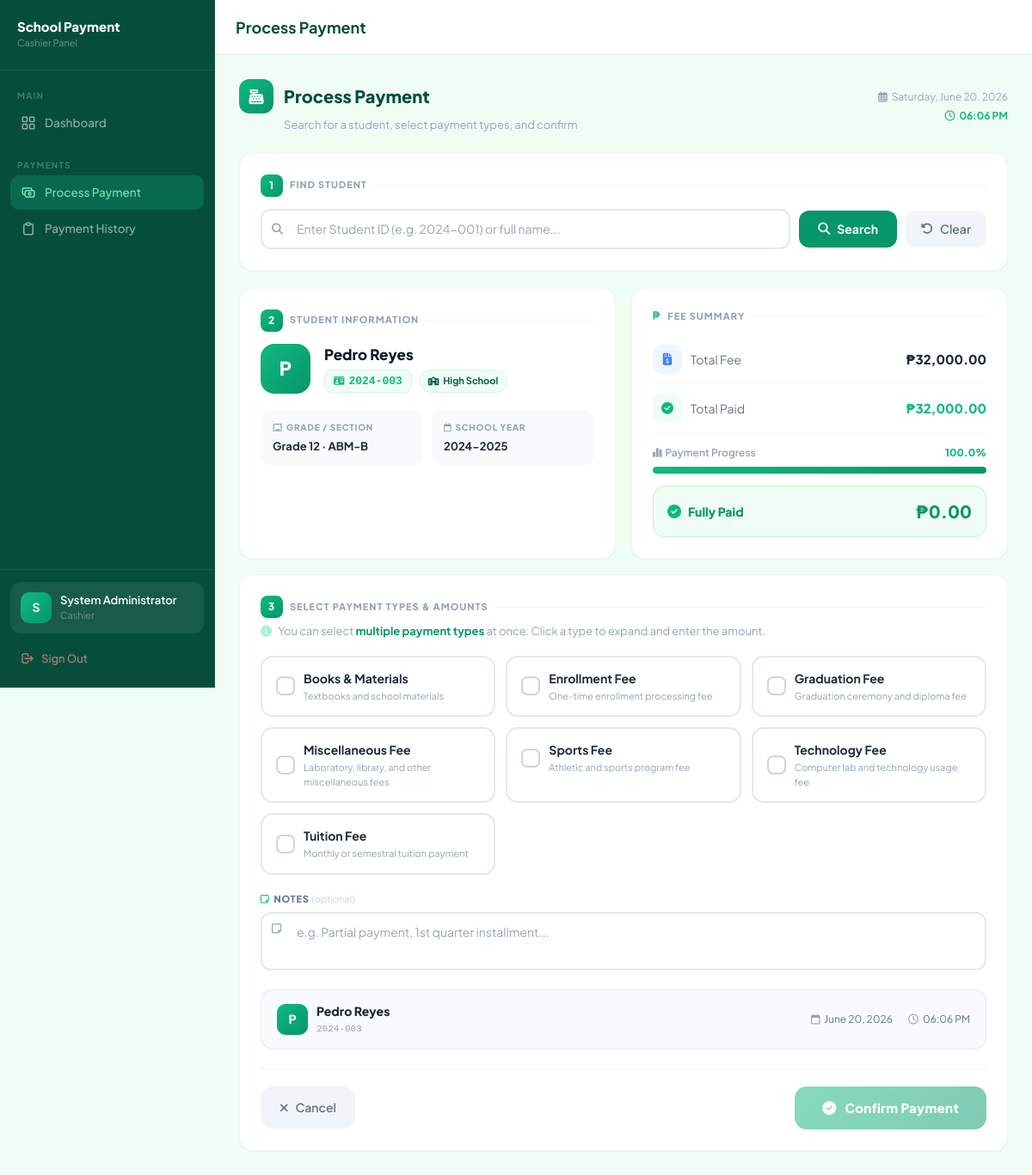
Page /cashier/process_payment.php?sid=3 (signed in) on the committed database.
### tables this page shows
CREATE TABLE IF NOT EXISTS students (
    id INT AUTO_INCREMENT PRIMARY KEY,
    student_id VARCHAR(20) NOT NULL UNIQUE,
    full_name VARCHAR(150) NOT NULL,
    grade_level VARCHAR(20),
    section VARCHAR(50),
    school_year VARCHAR(20),
    major VARCHAR(100) DEFAULT NULL,
    total_fee DECIMAL(10,2) DEFAULT 0.00,
    total_paid DECIMAL(10,2) DEFAULT 0.00,
    balance DECIMAL(10,2) GENERATED ALWAYS AS (total_fee - total_paid) STORED,
    status ENUM('active', 'inactive') DEFAULT 'active',
    created_at DATETIME DEFAULT CURRENT_TIMESTAMP,
    updated_at DATETIME DEFAULT CURRENT_TIMESTAMP ON UPDATE CURRENT_TIMESTAMP
);

CREATE TABLE IF NOT EXISTS payment_types (
    id INT AUTO_INCREMENT PRIMARY KEY,
    type_name VARCHAR(100) NOT NULL,
    description TEXT,
    status ENUM('active', 'inactive') DEFAULT 'active',
    created_at DATETIME DEFAULT CURRENT_TIMESTAMP
);

### cashier/process_payment.php (the view, shortened to what this page needs)
<?php
require_once '../includes/db.php';
$student = null;
if (isset($_GET['sid'])) {
    $sid     = intval($_GET['sid']);
    $student = $conn->query("SELECT * FROM students WHERE id=$sid AND status='active'")->fetch_assoc();
}
$payment_types_res = $conn->query("SELECT * FROM payment_types WHERE status='active' ORDER BY type_name");
$payment_types = [];
while ($pt = $payment_types_res->fetch_assoc()) $payment_types[] = $pt;
include 'layout_header.php';
?>
<?php include 'processstyle.php'; ?>
<div class="fade-up page-header" style="display:flex; align-items:center; justify-content:space-between; margin-bottom:22px;">
    <div>
        <div style="display:flex; align-items:center; gap:12px; margin-bottom:4px;">
            <div style="width:40px; height:40px; background:linear-gradient(135deg,#10b981,#059669); border-radius:12px; display:flex; align-items:center; justify-content:center;">
                <i class="fa-solid fa-cash-register" style="color:white; font-size:17px;"></i>
            </div>
            <h2 style="font-size:20px; font-weight:800; color:#064e3b; margin:0;">Process Payment</h2>
        </div>
        <p style="color:#94a3b8; font-size:13px; margin:0 0 0 52px;">Search for a student, select payment types, and confirm</p>
    </div>
    <div style="text-align:right;">
        <p style="font-size:12px; color:#94a3b8; margin:0;"><i class="fa-regular fa-calendar-days" style="margin-right:5px;"></i><?= date('l, F j, Y') ?></p>
        <p style="font-size:12px; color:#10b981; font-weight:700; margin:4px 0 0;"><i class="fa-regular fa-clock" style="margin-right:5px;"></i><?= date('h:i A') ?></p>
    </div>
</div>
<div class="bg-white rounded-2xl border border-slate-100 shadow-sm p-6 mb-5 fade-up">
    <div class="section-label">
        <div class="step-badge">1</div> Find Student
    </div>
    <form method="GET">
        <div class="search-row" style="display:flex; gap:10px; align-items:center;">
            <div class="field-group" style="flex:1;">
                <input type="text" name="q"
                    value="<?= htmlspecialchars($_GET['q'] ?? '') ?>"
                    placeholder="Enter Student ID (e.g. 2024-001) or full name..."
                    autofocus class="field-input">
            </div>
            <button type="submit" style="display:flex;align-items:center;gap:8px;background:#059669;color:white;border:none;padding:11px 22px;border-radius:12px;font-size:14px;font-weight:700;cursor:pointer;transition:all 0.2s;font-family:inherit;">
                <i class="fa-solid fa-magnifying-glass"></i> Search
            </button>
            <?php if ($student || isset($_GET['search_student'])): ?>
            <a href="process_payment.php" style="display:flex;align-items:center;gap:8px;background:#f1f5f9;color:#64748b;padding:11px 18px;border-radius:12px;font-size:14px;font-weight:600;text-decoration:none;transition:all 0.2s;">
                <i class="fa-solid fa-rotate-left"></i> Clear
            </a>
            <?php endif; ?>
        </div>
    </form>
</div>
<?php if ($student):
    $pct = $student['total_fee'] > 0 ? min(100, ($student['total_paid'] / $student['total_fee'] * 100)) : 0;
    $college_levels = ['1st Year','2nd Year','3rd Year','4th Year','5th Year'];
    $is_college = in_array($student['grade_level'], $college_levels);
?>
<div class="student-grid" style="display:grid; grid-template-columns:1fr 1fr; gap:18px; margin-bottom:18px;">
    <div class="bg-white rounded-2xl border border-slate-100 shadow-sm p-6 fade-up2">
        <div class="section-label"><div class="step-badge">2</div> Student Information</div>
        <div style="display:flex; align-items:center; gap:16px; margin-bottom:20px;">
            <div class="avatar-ring" style="width:58px;height:58px;border-radius:16px;display:flex;align-items:center;justify-content:center;flex-shrink:0;
                background:<?= $is_college ? 'linear-gradient(135deg,#f59e0b,#d97706)' : 'linear-gradient(135deg,#10b981,#059669)' ?>;">
                <span style="color:white;font-weight:800;font-size:22px;"><?= strtoupper(substr($student['full_name'],0,1)) ?></span>
            </div>
            <div>
                <h3 style="font-size:17px;font-weight:800;color:#0f172a;margin:0 0 4px;"><?= htmlspecialchars($student['full_name']) ?></h3>
                <div style="display:flex;gap:8px;flex-wrap:wrap;">
                    <span style="font-family:monospace;font-size:13px;font-weight:700;color:#10b981;background:#f0fdf4;padding:3px 10px;border-radius:8px;border:1px solid #d1fae5;">
                        <i class="fa-solid fa-id-card" style="margin-right:5px;font-size:11px;"></i><?= htmlspecialchars($student['student_id']) ?>
                    </span>
                    <span style="display:inline-flex;align-items:center;gap:5px;background:#f0fdf4;border:1px solid #d1fae5;color:#065f46;font-size:11px;font-weight:700;padding:4px 10px;border-radius:20px;">
                        <i class="fa-solid fa-<?= $is_college ? 'graduation-cap' : 'school' ?>" style="font-size:10px;"></i>
                        <?= $is_college ? 'College' : 'High School' ?>
                    </span>
                </div>
            </div>
        </div>
        <div class="student-detail-grid" style="display:grid;grid-template-columns:1fr 1fr;gap:10px;">
            <div style="background:#f8fafc;border-radius:12px;padding:12px 14px;">
                <p style="color:#94a3b8;font-size:10px;font-weight:800;letter-spacing:0.8px;text-transform:uppercase;margin:0 0 5px;">
                    <i class="fa-solid fa-chalkboard" style="margin-right:4px;"></i><?= $is_college ? 'Year / Course' : 'Grade / Section' ?>
                </p>
                <p style="color:#1e293b;font-weight:700;font-size:13px;margin:0;">
                    <?= htmlspecialchars($student['grade_level']) ?><?= $student['section'] ? ' · ' . htmlspecialchars($student['section']) : '' ?>
                </p>
            </div>
            <div style="background:#f8fafc;border-radius:12px;padding:12px 14px;">
                <p style="color:#94a3b8;font-size:10px;font-weight:800;letter-spacing:0.8px;text-transform:uppercase;margin:0 0 5px;">
                    <i class="fa-regular fa-calendar" style="margin-right:4px;"></i>School Year
                </p>
                <p style="color:#1e293b;font-weight:700;font-size:13px;margin:0;"><?= htmlspecialchars($student['school_year']) ?></p>
            </div>
        </div>
    </div>
    <div class="bg-white rounded-2xl border border-slate-100 shadow-sm p-6 fade-up2">
        <div class="section-label"><i class="fa-solid fa-peso-sign" style="color:#10b981;"></i> Fee Summary</div>
        <div class="fee-row">
            <div style="display:flex;align-items:center;gap:10px;">
                <div style="width:34px;height:34px;background:#eff6ff;border-radius:10px;display:flex;align-items:center;justify-content:center;">
                    <i class="fa-solid fa-file-invoice-dollar" style="color:#3b82f6;font-size:14px;"></i>
                </div>
                <span style="color:#64748b;font-size:14px;">Total Fee</span>
            </div>
            <span style="font-weight:800;font-size:15px;color:#1e293b;">₱<?= number_format($student['total_fee'],2) ?></span>
        </div>
        <div class="fee-row">
            <div style="display:flex;align-items:center;gap:10px;">
                <div style="width:34px;height:34px;background:#f0fdf4;border-radius:10px;display:flex;align-items:center;justify-content:center;">
                    <i class="fa-solid fa-circle-check" style="color:#10b981;font-size:14px;"></i>
                </div>
                <span style="color:#64748b;font-size:14px;">Total Paid</span>
            </div>
            <span style="font-weight:800;font-size:15px;color:#10b981;">₱<?= number_format($student['total_paid'],2) ?></span>
        </div>
        <div style="padding:14px 0;">
            <div style="display:flex;justify-content:space-between;margin-bottom:7px;">
                <span style="font-size:12px;color:#94a3b8;font-weight:600;"><i class="fa-solid fa-chart-simple" style="margin-right:4px;"></i>Payment Progress</span>
                <span style="font-size:12px;font-weight:800;color:#10b981;"><?= number_format($pct,1) ?>%</span>
            </div>
            <div class="progress-track"><div class="progress-fill" style="width:<?= $pct ?>%;"></div></div>
        </div>
        <div style="display:flex;align-items:center;justify-content:space-between;padding:14px 16px;border-radius:14px;
            <?= $student['balance'] > 0 ? 'background:#fef2f2;border:1.5px solid #fecaca;' : 'background:#f0fdf4;border:1.5px solid #bbf7d0;' ?>">
            <div style="display:flex;align-items:center;gap:8px;">
                <i class="fa-solid <?= $student['balance'] > 0 ? 'fa-triangle-exclamation' : 'fa-circle-check' ?>"
                   style="font-size:16px;color:<?= $student['balance'] > 0 ? '#ef4444' : '#10b981' ?>;"></i>
                <span style="font-weight:800;font-size:14px;color:<?= $student['balance'] > 0 ? '#dc2626' : '#059669' ?>;">
                    <?= $student['balance'] > 0 ? 'Balance Due' : 'Fully Paid' ?>
                </span>
            </div>
            <span style="font-weight:900;font-size:20px;color:<?= $student['balance'] > 0 ? '#dc2626' : '#059669' ?>;">
                ₱<?= number_format(abs($student['balance']),2) ?>
            </span>
        </div>
    </div>
</div>
<div class="bg-white rounded-2xl border border-slate-100 shadow-sm p-6 fade-up3">
    <div class="section-label"><div class="step-badge">3</div> Select Payment Types & Amounts</div>
    <p style="font-size:13px;color:#94a3b8;margin:-8px 0 18px;">
        <i class="fa-solid fa-circle-info" style="margin-right:5px;color:#a7f3d0;"></i>
        You can select <strong style="color:#059669;">multiple payment types</strong> at once. Click a type to expand and enter the amount.
    </p>
    <form method="POST" id="paymentForm">
        <div class="pt-grid" style="display:grid; grid-template-columns: repeat(auto-fill, minmax(220px, 1fr)); gap:12px; margin-bottom:20px;">
            <?php foreach ($payment_types as $i => $pt): ?>
            <div class="pt-item" id="pt_item_<?= $pt['id'] ?>" onclick="togglePT(<?= $pt['id'] ?>)">
                <div style="display:flex;align-items:center;gap:10px;">
                    <div id="pt_check_<?= $pt['id'] ?>"
                         style="width:22px;height:22px;border-radius:7px;border:2px solid #cbd5e1;background:#fff;display:flex;align-items:center;justify-content:center;flex-shrink:0;transition:all 0.2s;">
                    </div>
                    <div>
                        <p style="font-size:14px;font-weight:700;color:#1e293b;margin:0;"><?= htmlspecialchars($pt['type_name']) ?></p>
                        <?php if (!empty($pt['description'])): ?>
                        <p style="font-size:11px;color:#94a3b8;margin:2px 0 0;"><?= htmlspecialchars($pt['description']) ?></p>
                        <?php endif; ?>
                    </div>
                </div>
            </div>
            <?php endforeach; ?>
        </div>
        <div style="margin-top:16px;">
            <label style="display:block;font-size:11px;font-weight:800;color:#64748b;text-transform:uppercase;letter-spacing:0.8px;margin-bottom:7px;">
                <i class="fa-regular fa-note-sticky" style="margin-right:5px;color:#10b981;"></i>Notes
                <span style="color:#cbd5e1;font-weight:400;text-transform:none;letter-spacing:0;font-size:11px;">(optional)</span>
            </label>
            <div class="field-group">
                <textarea name="notes" rows="2" placeholder="e.g. Partial payment, 1st quarter installment..."
                    class="field-input" style="padding-top:11px;padding-left:40px;resize:none;"></textarea>
            </div>
        </div>
        <div class="summary-strip" style="display:flex;align-items:center;justify-content:space-between;flex-wrap:wrap;gap:12px;margin-top:16px;padding:14px 18px;background:#f8fafc;border:1.5px solid #e2e8f0;border-radius:14px;">
            <div style="display:flex;align-items:center;gap:10px;">
                <div style="width:36px;height:36px;background:linear-gradient(135deg,<?= $is_college ? '#f59e0b,#d97706' : '#10b981,#059669' ?>);border-radius:10px;display:flex;align-items:center;justify-content:center;">
                    <span style="color:white;font-weight:800;font-size:14px;"><?= strtoupper(substr($student['full_name'],0,1)) ?></span>
                </div>
                <div>
                    <p style="font-size:14px;font-weight:800;color:#1e293b;margin:0;"><?= htmlspecialchars($student['full_name']) ?></p>
                    <p style="font-size:11px;color:#94a3b8;margin:2px 0 0;font-family:monospace;"><?= htmlspecialchars($student['student_id']) ?></p>
                </div>
            </div>
            <div style="display:flex;gap:18px;font-size:12px;color:#64748b;">
                <span><i class="fa-regular fa-calendar" style="margin-right:5px;color:#94a3b8;"></i><?= date('F j, Y') ?></span>
                <span><i class="fa-regular fa-clock" style="margin-right:5px;color:#94a3b8;"></i><?= date('h:i A') ?></span>
            </div>
        </div>
        <div class="action-row" style="display:flex;align-items:center;justify-content:space-between;margin-top:22px;padding-top:20px;border-top:1.5px solid #f1f5f9;">
            <a href="process_payment.php" class="btn-cancel">
                <i class="fa-solid fa-xmark"></i> Cancel
            </a>
            <button type="submit" class="btn-confirm" id="confirmBtn" disabled>
                <i class="fa-solid fa-circle-check" style="font-size:16px;"></i>
                Confirm Payment
            </button>
        </div>
    </form>
</div>
<?php endif; ?>
<?php include 'layout_footer.php'; ?>

### rows in the picture
students: full_name "P", full_name "Pedro Reyes", student "2024-003", grade_level "Grade 12", section "ABM-B", school_year "2024-2025", total_fee "32,000.00", total_paid "32,000.00", pct "100.0", balance "0.00"
payment_types: type_name "Books & Materials", description "Textbooks and school materials"
payment_types: type_name "Enrollment Fee", description "One-time enrollment processing fee"
payment_types: type_name "Graduation Fee", description "Graduation ceremony and diploma fee"
payment_types: $pt['id'] 2 (drawn), type_name "Miscellaneous Fee", description "Laboratory, library, and other miscellaneous fees"
payment_types: type_name "Sports Fee", description "Athletic and sports program fee"
payment_types: type_name "Technology Fee", description "Computer lab and technology usage fee"
payment_types: type_name "Tuition Fee", description "Monthly or semestral tuition payment"

### other values in the picture
substr($_SESSION['full_name']??'C',0,1) "S"
$_SESSION['full_name'] "System Administrator"
$page_title "Process Payment"
